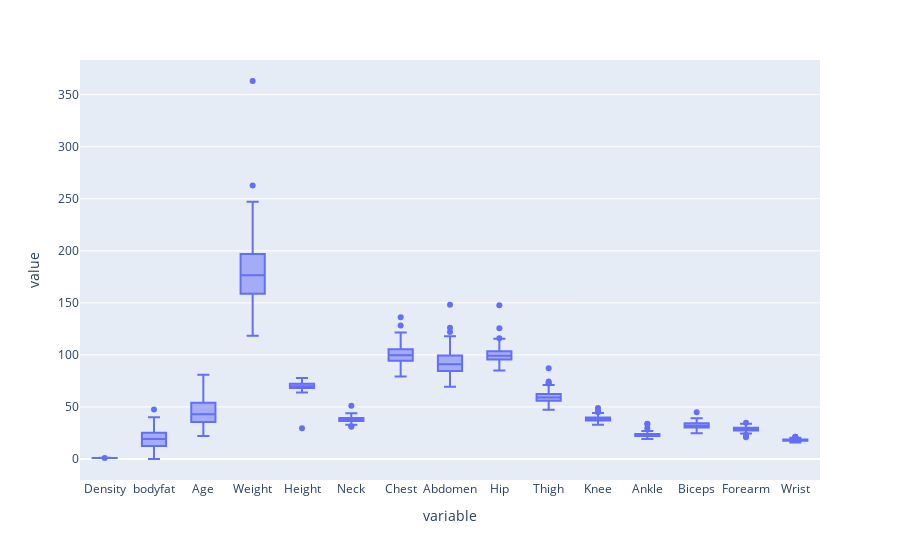

The cell this chart's notebook holds for it:
### Markdown cell above
### Visualization of relevant quantities

### Code cell
fig = px.box(bodyfat)
fig.show()

### Figure 1 — Plotly figure (JSON) as saved in the notebook; plotly's stock layout.template omitted (floating-point values rounded to 4 significant figures; data arrays with more than 128 entries replaced by an {"elided": "..."} marker saying what was removed)
{"data": [{"alignmentgroup": "True", "hovertemplate": "variable=%{x}<br>value=%{y}<extra></extra>", "legendgroup": "", "marker": {"color": "#636efa"}, "name": "", "notched": false, "offsetgroup": "", "orientation": "v", "showlegend": false, "type": "box", "x": {"elided": "3780 str values"}, "x0": " ", "xaxis": "x", "y": {"elided": "3780 float values"}, "y0": " ", "yaxis": "y"}], "layout": {"boxmode": "group", "legend": {"tracegroupgap": 0}, "margin": {"t": 60}, "xaxis": {"anchor": "y", "domain": [0, 1], "title": {"text": "variable"}}, "yaxis": {"anchor": "x", "domain": [0, 1], "title": {"text": "value"}}}}
